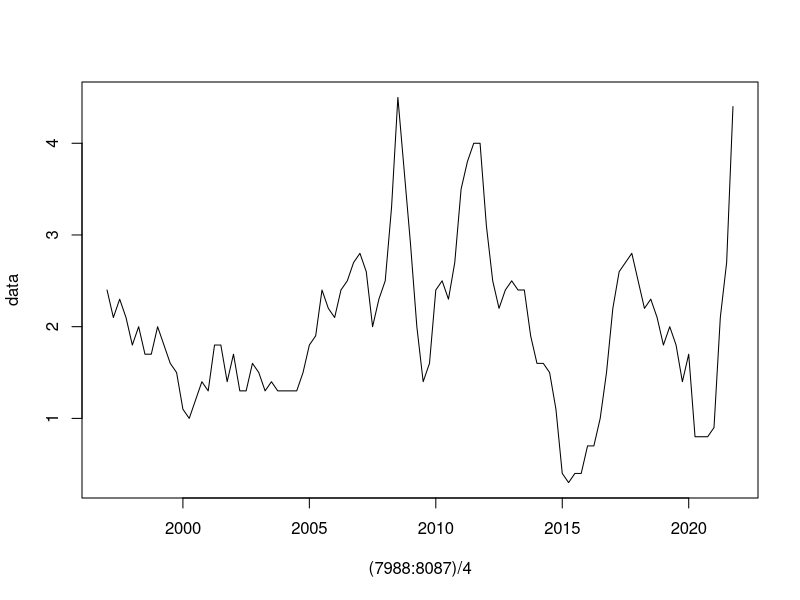

The R source for this figure: (Note: this script raises an error after producing the figure.)
library(ggplot2)
library(gridExtra)

inflation.variates.data <- read.csv("../Datasets/CPIH_Quarterly_Reduced.csv", header = T)

# Plot variates by time
P <- c()
for (i in 2:10) {
  header <- colnames(inflation.variates.data)[i]
  header <- gsub(".", " ", header, fixed = T)
  data <- inflation.variates.data[, i]
  plot((7988:8087)/4, data, type = "l")
  p <- data.frame(x = (7988:8087)/4, y = data) %>% ggplot(aes(x = x, y = y)) + geom_line() + geom_smooth() + ggtitle(header) + xlab("Time")
  P <- c(P, list(p))
}
do.call(grid.arrange, c(P, nrow = 3, ncol = 3))

P <- c()
for (i in 11:ncol(inflation.variates.data)) {
  header <- colnames(inflation.variates.data)[i]
  header <- gsub(".", " ", header, fixed = T)
  data <- inflation.variates.data[, i]
  p <- data.frame(x = (7988:8087)/4, y = data) %>% ggplot(aes(x = x, y = y)) + geom_line() + geom_smooth() + ggtitle(header) + xlab("Time")
  P <- c(P, list(p))
}
do.call(grid.arrange, c(P, nrow = 3, ncol = 3))
